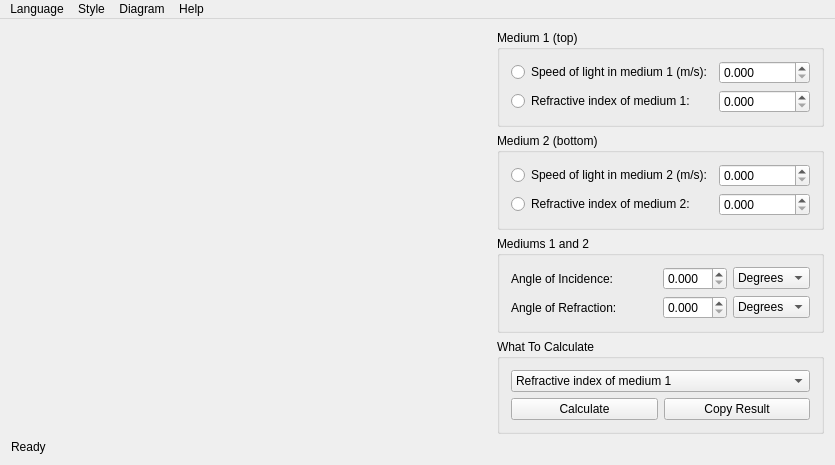
<?xml version="1.0" encoding="UTF-8"?>
<ui version="4.0">
 <class>MainWindow</class>
 <widget class="QMainWindow" name="MainWindow">
  <property name="geometry">
   <rect>
    <x>0</x>
    <y>0</y>
    <width>835</width>
    <height>462</height>
   </rect>
  </property>
  <property name="windowTitle">
   <string>Refraction Visualizer</string>
  </property>
  <property name="windowIcon">
   <iconset resource="resources.qrc">
    <normaloff>:/resources/RefractionVisualizer32x32.png</normaloff>:/resources/RefractionVisualizer32x32.png</iconset>
  </property>
  <widget class="QWidget" name="centralWidget">
   <layout class="QVBoxLayout" name="verticalLayout_centralWidget">
    <item>
     <layout class="QHBoxLayout" name="horizontalLayout_topLeft">
      <item>
       <widget class="RefractionView" name="refractionView" native="true">
        <property name="minimumSize">
         <size>
          <width>480</width>
          <height>360</height>
         </size>
        </property>
       </widget>
      </item>
      <item>
       <layout class="QVBoxLayout" name="verticalLayout_topRight">
        <item>
         <widget class="QGroupBox" name="groupBox_medium1">
          <property name="title">
           <string>Medium 1 (top)</string>
          </property>
          <layout class="QVBoxLayout" name="verticalLayout_medium1">
           <item>
            <layout class="QHBoxLayout" name="horizontalLayout_medium1speed">
             <item>
              <widget class="QRadioButton" name="radioButton_speed1">
               <property name="text">
                <string>Speed of light in medium 1 (m/s):</string>
               </property>
               <property name="checked">
                <bool>false</bool>
               </property>
              </widget>
             </item>
             <item>
              <spacer name="horizontalSpacer_2">
               <property name="orientation">
                <enum>Qt::Horizontal</enum>
               </property>
               <property name="sizeHint" stdset="0">
                <size>
                 <width>40</width>
                 <height>20</height>
                </size>
               </property>
              </spacer>
             </item>
             <item>
              <widget class="QDoubleSpinBox" name="doubleSpinBox_speed1">
               <property name="decimals">
                <number>3</number>
               </property>
               <property name="maximum">
                <double>299792458.000000000000000</double>
               </property>
              </widget>
             </item>
            </layout>
           </item>
           <item>
            <layout class="QHBoxLayout" name="horizontalLayout_medium1refractiveIndex">
             <item>
              <widget class="QRadioButton" name="radioButton_refractiveIndex1">
               <property name="text">
                <string>Refractive index of medium 1:</string>
               </property>
               <property name="checked">
                <bool>false</bool>
               </property>
              </widget>
             </item>
             <item>
              <spacer name="horizontalSpacer">
               <property name="orientation">
                <enum>Qt::Horizontal</enum>
               </property>
               <property name="sizeHint" stdset="0">
                <size>
                 <width>40</width>
                 <height>20</height>
                </size>
               </property>
              </spacer>
             </item>
             <item>
              <widget class="QDoubleSpinBox" name="doubleSpinBox_refractiveIndex1">
               <property name="decimals">
                <number>3</number>
               </property>
               <property name="maximum">
                <double>299792458.000000000000000</double>
               </property>
              </widget>
             </item>
            </layout>
           </item>
          </layout>
         </widget>
        </item>
        <item>
         <widget class="QGroupBox" name="groupBox_medium2">
          <property name="title">
           <string>Medium 2 (bottom)</string>
          </property>
          <layout class="QVBoxLayout" name="verticalLayout_medium2">
           <item>
            <layout class="QHBoxLayout" name="horizontalLayout_medium2speed">
             <item>
              <widget class="QRadioButton" name="radioButton_speed2">
               <property name="text">
                <string>Speed of light in medium 2 (m/s):</string>
               </property>
               <property name="checked">
                <bool>false</bool>
               </property>
              </widget>
             </item>
             <item>
              <spacer name="horizontalSpacer_3">
               <property name="orientation">
                <enum>Qt::Horizontal</enum>
               </property>
               <property name="sizeHint" stdset="0">
                <size>
                 <width>40</width>
                 <height>20</height>
                </size>
               </property>
              </spacer>
             </item>
             <item>
              <widget class="QDoubleSpinBox" name="doubleSpinBox_speed2">
               <property name="decimals">
                <number>3</number>
               </property>
               <property name="maximum">
                <double>299792458.000000000000000</double>
               </property>
              </widget>
             </item>
            </layout>
           </item>
           <item>
            <layout class="QHBoxLayout" name="horizontalLayout_medium2refractiveIndex">
             <item>
              <widget class="QRadioButton" name="radioButton_refractiveIndex2">
               <property name="text">
                <string>Refractive index of medium 2:</string>
               </property>
               <property name="checked">
                <bool>false</bool>
               </property>
              </widget>
             </item>
             <item>
              <spacer name="horizontalSpacer_4">
               <property name="orientation">
                <enum>Qt::Horizontal</enum>
               </property>
               <property name="sizeHint" stdset="0">
                <size>
                 <width>40</width>
                 <height>20</height>
                </size>
               </property>
              </spacer>
             </item>
             <item>
              <widget class="QDoubleSpinBox" name="doubleSpinBox_refractiveIndex2">
               <property name="decimals">
                <number>3</number>
               </property>
               <property name="maximum">
                <double>299792458.000000000000000</double>
               </property>
              </widget>
             </item>
            </layout>
           </item>
          </layout>
         </widget>
        </item>
        <item>
         <widget class="QGroupBox" name="groupBox_mediums12">
          <property name="title">
           <string>Mediums 1 and 2</string>
          </property>
          <layout class="QVBoxLayout" name="verticalLayout_mediums12">
           <item>
            <layout class="QHBoxLayout" name="horizontalLayout_incidenceAngle">
             <item>
              <widget class="QLabel" name="label_incidenceAngle">
               <property name="text">
                <string>Angle of Incidence:</string>
               </property>
              </widget>
             </item>
             <item>
              <spacer name="horizontalSpacer_incidenceAngle">
               <property name="orientation">
                <enum>Qt::Horizontal</enum>
               </property>
               <property name="sizeHint" stdset="0">
                <size>
                 <width>40</width>
                 <height>20</height>
                </size>
               </property>
              </spacer>
             </item>
             <item>
              <widget class="QDoubleSpinBox" name="doubleSpinBox_incidenceAngle">
               <property name="decimals">
                <number>3</number>
               </property>
               <property name="maximum">
                <double>90.000000000000000</double>
               </property>
              </widget>
             </item>
             <item>
              <widget class="QComboBox" name="comboBox_incidenceAngle">
               <item>
                <property name="text">
                 <string>Degrees</string>
                </property>
               </item>
               <item>
                <property name="text">
                 <string>Radians</string>
                </property>
               </item>
              </widget>
             </item>
            </layout>
           </item>
           <item>
            <layout class="QHBoxLayout" name="horizontalLayout_refractionAngle">
             <item>
              <widget class="QLabel" name="label_refractionAngle">
               <property name="text">
                <string>Angle of Refraction:</string>
               </property>
              </widget>
             </item>
             <item>
              <spacer name="horizontalSpacer_refractionAngle">
               <property name="orientation">
                <enum>Qt::Horizontal</enum>
               </property>
               <property name="sizeHint" stdset="0">
                <size>
                 <width>40</width>
                 <height>20</height>
                </size>
               </property>
              </spacer>
             </item>
             <item>
              <widget class="QDoubleSpinBox" name="doubleSpinBox_refractionAngle">
               <property name="decimals">
                <number>3</number>
               </property>
               <property name="maximum">
                <double>90.000000000000000</double>
               </property>
              </widget>
             </item>
             <item>
              <widget class="QComboBox" name="comboBox_refractionAngle">
               <item>
                <property name="text">
                 <string>Degrees</string>
                </property>
               </item>
               <item>
                <property name="text">
                 <string>Radians</string>
                </property>
               </item>
              </widget>
             </item>
            </layout>
           </item>
          </layout>
         </widget>
        </item>
        <item>
         <widget class="QGroupBox" name="groupBox_whatToCalculate">
          <property name="title">
           <string>What To Calculate</string>
          </property>
          <layout class="QVBoxLayout" name="verticalLayout_whatToCalculate">
           <item>
            <widget class="QComboBox" name="comboBox_whatToCalculate">
             <item>
              <property name="text">
               <string>Refractive index of medium 1</string>
              </property>
             </item>
             <item>
              <property name="text">
               <string>Refractive index of medium 2</string>
              </property>
             </item>
             <item>
              <property name="text">
               <string>Speed of light in medium 1</string>
              </property>
             </item>
             <item>
              <property name="text">
               <string>Speed of light in medium 2</string>
              </property>
             </item>
             <item>
              <property name="text">
               <string>Sine of angle of incidence</string>
              </property>
             </item>
             <item>
              <property name="text">
               <string>Sine of angle of refraction</string>
              </property>
             </item>
             <item>
              <property name="text">
               <string>Angle of incidence</string>
              </property>
             </item>
             <item>
              <property name="text">
               <string>Angle of refraction</string>
              </property>
             </item>
            </widget>
           </item>
           <item>
            <layout class="QHBoxLayout" name="horizontalLayout_whatToCalculate">
             <item>
              <widget class="QPushButton" name="pushButton_calculate">
               <property name="text">
                <string>Calculate</string>
               </property>
              </widget>
             </item>
             <item>
              <widget class="QPushButton" name="pushButton_copyResult">
               <property name="text">
                <string>Copy Result</string>
               </property>
              </widget>
             </item>
            </layout>
           </item>
          </layout>
         </widget>
        </item>
       </layout>
      </item>
     </layout>
    </item>
    <item>
     <widget class="QLabel" name="label_output">
      <property name="text">
       <string>Ready</string>
      </property>
      <property name="wordWrap">
       <bool>true</bool>
      </property>
     </widget>
    </item>
   </layout>
  </widget>
  <widget class="QMenuBar" name="menuBar">
   <property name="geometry">
    <rect>
     <x>0</x>
     <y>0</y>
     <width>835</width>
     <height>20</height>
    </rect>
   </property>
   <widget class="QMenu" name="menuLanguage">
    <property name="title">
     <string>Language</string>
    </property>
    <addaction name="actionEnglishUS"/>
    <addaction name="actionPortuguesBrasil"/>
   </widget>
   <widget class="QMenu" name="menuStyle">
    <property name="title">
     <string>Style</string>
    </property>
    <addaction name="actionStyleStandard"/>
    <addaction name="actionStyleFusion"/>
    <addaction name="actionStyleFusionDarkWithGreen"/>
    <addaction name="actionStyleFusionDarkWithYellow"/>
    <addaction name="actionStyleFusionDarkWithBlue"/>
    <addaction name="actionStyleFusionDarkWithOrange"/>
   </widget>
   <widget class="QMenu" name="menuDiagram">
    <property name="title">
     <string>Diagram</string>
    </property>
    <addaction name="actionDisplayIncidentRay"/>
    <addaction name="actionDisplayReflectedRay"/>
    <addaction name="actionDisplayRefractedRay"/>
    <addaction name="actionDisplayIncidentRayPropagation"/>
   </widget>
   <widget class="QMenu" name="menuHelp">
    <property name="title">
     <string>Help</string>
    </property>
    <addaction name="actionAbout"/>
   </widget>
   <addaction name="menuLanguage"/>
   <addaction name="menuStyle"/>
   <addaction name="menuDiagram"/>
   <addaction name="menuHelp"/>
  </widget>
  <action name="actionEnglishUS">
   <property name="checkable">
    <bool>true</bool>
   </property>
   <property name="checked">
    <bool>true</bool>
   </property>
   <property name="text">
    <string>English (US)</string>
   </property>
  </action>
  <action name="actionPortuguesBrasil">
   <property name="checkable">
    <bool>true</bool>
   </property>
   <property name="text">
    <string>Português (Brasil)</string>
   </property>
  </action>
  <action name="actionStyleStandard">
   <property name="checkable">
    <bool>true</bool>
   </property>
   <property name="checked">
    <bool>true</bool>
   </property>
   <property name="text">
    <string>Standard</string>
   </property>
  </action>
  <action name="actionStyleFusion">
   <property name="checkable">
    <bool>true</bool>
   </property>
   <property name="text">
    <string>Fusion</string>
   </property>
  </action>
  <action name="actionStyleFusionDarkWithGreen">
   <property name="checkable">
    <bool>true</bool>
   </property>
   <property name="text">
    <string>Fusion (dark with green)</string>
   </property>
  </action>
  <action name="actionStyleFusionDarkWithYellow">
   <property name="checkable">
    <bool>true</bool>
   </property>
   <property name="text">
    <string>Fusion (dark with yellow)</string>
   </property>
  </action>
  <action name="actionStyleFusionDarkWithBlue">
   <property name="checkable">
    <bool>true</bool>
   </property>
   <property name="text">
    <string>Fusion (dark with blue)</string>
   </property>
  </action>
  <action name="actionStyleFusionDarkWithOrange">
   <property name="checkable">
    <bool>true</bool>
   </property>
   <property name="text">
    <string>Fusion (dark with orange)</string>
   </property>
  </action>
  <action name="actionDisplayIncidentRay">
   <property name="checkable">
    <bool>true</bool>
   </property>
   <property name="checked">
    <bool>true</bool>
   </property>
   <property name="text">
    <string>Display incident ray</string>
   </property>
  </action>
  <action name="actionDisplayReflectedRay">
   <property name="checkable">
    <bool>true</bool>
   </property>
   <property name="checked">
    <bool>true</bool>
   </property>
   <property name="text">
    <string>Display reflected ray</string>
   </property>
  </action>
  <action name="actionDisplayRefractedRay">
   <property name="checkable">
    <bool>true</bool>
   </property>
   <property name="checked">
    <bool>true</bool>
   </property>
   <property name="text">
    <string>Display refracted ray</string>
   </property>
  </action>
  <action name="actionDisplayIncidentRayPropagation">
   <property name="checkable">
    <bool>true</bool>
   </property>
   <property name="checked">
    <bool>true</bool>
   </property>
   <property name="text">
    <string>Display incident ray propagation</string>
   </property>
  </action>
  <action name="actionAbout">
   <property name="text">
    <string>About</string>
   </property>
  </action>
 </widget>
 <layoutdefault spacing="6" margin="11"/>
 <customwidgets>
  <customwidget>
   <class>RefractionView</class>
   <extends>QWidget</extends>
   <header>refractionview.h</header>
   <container>1</container>
  </customwidget>
 </customwidgets>
 <resources>
  <include location="resources.qrc"/>
 </resources>
 <connections/>
</ui>
